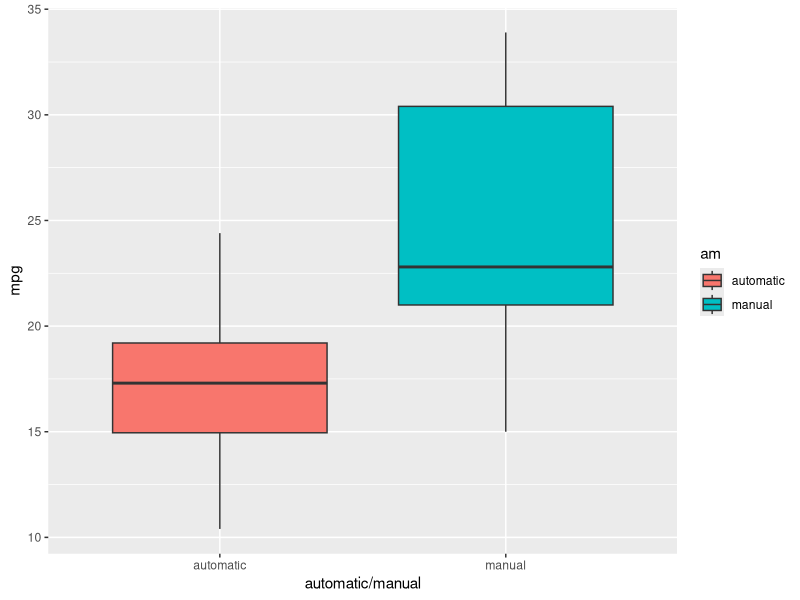

The R script that drew this image:
library(ggplot2)
library(dplyr)
data("mtcars")

mtcars_factor = mtcars %>%
  mutate(vs = ifelse(vs == "0","V","S"),am = ifelse(am == "0","automatic","manual")) %>%
  mutate(vs = factor(vs,levels=c("V","S")),am = factor(am,levels = c("automatic","manual")))

#plot a/m
amformpg=ggplot(aes(x=am,y=mpg),data=mtcars_factor)+
  geom_boxplot(aes(fill=am))+
  xlab("automatic/manual")

# correlations
mtcars$vs=as.numeric(mtcars$vs)
mtcars$am=as.numeric(mtcars$am)
cor_num = cor(mtcars)


# models
initialmodel = lm(mpg ~ ., data = mtcars)
bestmodel = step(initialmodel, direction = "both")
basemodel = lm(mpg ~ am, data = mtcars)
